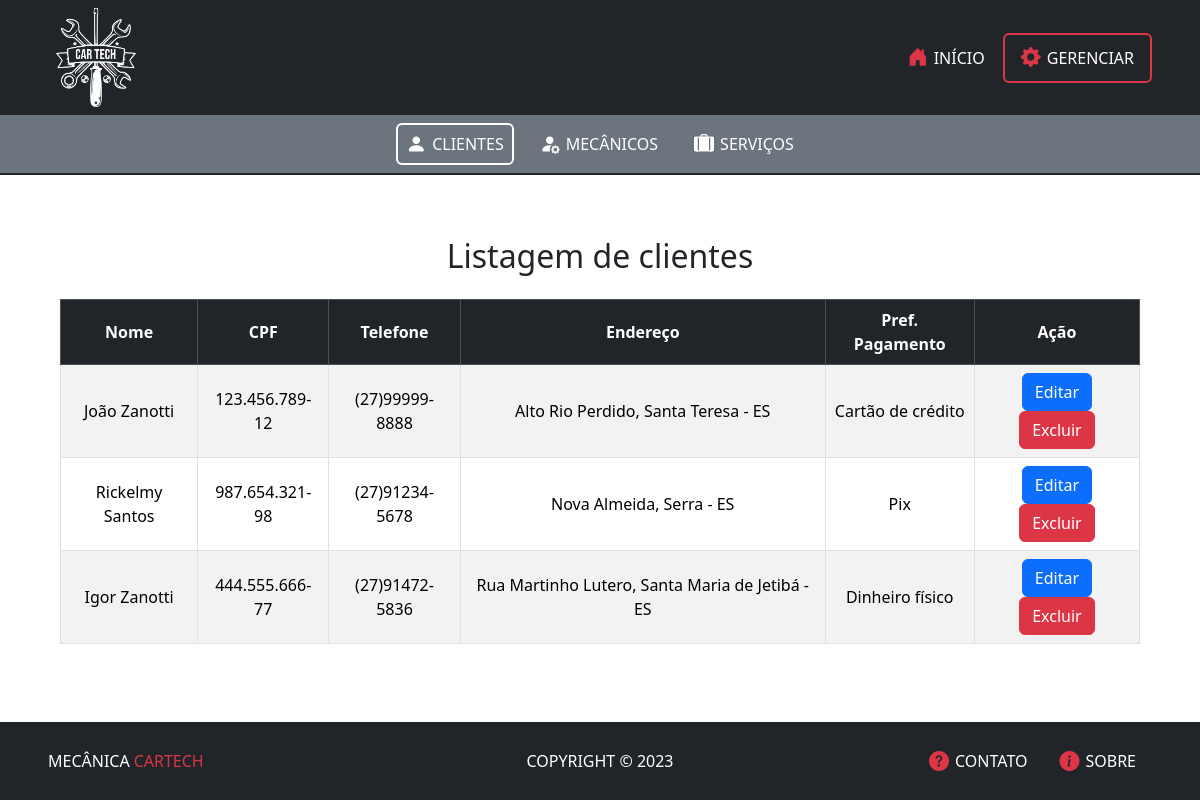
The app's page /view/cliente/listagem-cliente.php with its own data.
### tables this page shows
CREATE TABLE `pessoas` (
  `id_pessoa` int(11) NOT NULL,
  `nome` varchar(50) NOT NULL,
  `cpf` varchar(14) NOT NULL,
  `telefone` varchar(14) NOT NULL,
  `endereco` varchar(100) NOT NULL
);

CREATE TABLE `clientes` (
  `id_cliente` int(11) NOT NULL,
  `formaPagamento` varchar(50) NOT NULL
);

### control/ClienteControl.class.php (called while the page is built, shortened)
<?php
class ClienteControl {
    private $conexao;
    function __construct($conexao) {
        $this->conexao = $conexao;
    }
    public function listarObj() {
        $sql = "SELECT * FROM clientes";
        $result = $this->conexao->query($sql);
        $clientes = array();
        if ($result->num_rows > 0) {
            while ($row = $result->fetch_assoc()) {
                $clientes[] = $row;
            }
        }
        $sql = "SELECT * FROM pessoas";
        $result = $this->conexao->query($sql);
        $pessoas = array();
        if ($result->num_rows > 0) {
            while ($row = $result->fetch_assoc()) {
                foreach ($clientes as $cliente) {
                    if ($row['id_pessoa'] == $cliente['id_cliente']) {
                        $pessoas[] = $row;
                    }
                }
            }
        }
        if (count($clientes) != 0 && count($pessoas) != 0) {
            $clientesPessoas = array();
            for ($i = 0; $i < count($pessoas); $i++) {
                $clientesPessoas[$i] = new Cliente(
                    $pessoas[$i]['nome'],
                    $pessoas[$i]['cpf'],
                    $pessoas[$i]['telefone'],
                    $pessoas[$i]['endereco'],
                    $clientes[$i]['formaPagamento']);
                $clientesPessoas[$i]->setId($pessoas[$i]['id_pessoa']);
            }
            return $clientesPessoas;
        }
        return null;
    }
}
?>

### model/Database.class.php (called while the page is built, shortened)
<?php
class Database {
    private $host;
    private $username;
    private $password;
    private $database;
    private $connection;
    public function __construct($host, $username, $password, $database) {
        $this->host = $host;
        $this->username = $username;
        $this->password = $password;
        $this->database = $database;
    }
    private function connect() {
        $this->connection = new mysqli($this->host, $this->username, $this->password, $this->database);
    }
    public function query($sql) {
        return $this->connection->query($sql);
    }
}
?>

### model/Pessoa.class.php (called while the page is built, shortened)
<?php
class Pessoa {
    private $id_pessoa;
    private $nome;
    private $cpf;
    private $telefone;
    private $endereco;
    function __construct($nome = "", $cpf = "", $telefone = "", $endereco = "") {
        $this->nome = $nome;
        $this->cpf = $cpf;
        $this->telefone= $telefone;
        $this->endereco= $endereco;
    }
    function getId() {
        return $this->id_pessoa;
    }
    function setId($id_pessoa) {
        return $this->id_pessoa = $id_pessoa;
    }
    function getNome() {
        return $this->nome;
    }
    function getCpf() {
        return $this->cpf;
    }
    function getTelefone() {
        return $this->telefone;
    }
    function getEndereco() {
        return $this->endereco;
    }
}
?>

### model/Cliente.class.php (called while the page is built, shortened)
<?php
require_once 'Pessoa.class.php';
class Cliente extends Pessoa {
    private $formaPagamento;
    function __construct($nome = "", $cpf = "", $telefone = "", $endereco = "", $formaPagamento = "") {
        $this->formaPagamento = $formaPagamento;
    }
    function getPagamento() {
        return $this->formaPagamento;
    }
}
?>

### view/cliente/listagem-cliente.php (the view, shortened to what this page needs)
<?php
require_once '../../control/public.php';
require_once '../../control/funcoes.php';
echo criaHeader("Clientes");
?>
<main class="d-flex flex-column align-items-center justify-content-center flex-grow-1 my-4">
   <h2 class="mb-4">Listagem de clientes</h2>
   <?php
      $vetClientes = $clienteControl->listarObj();
      if ($vetClientes != null) {
         echo '<table class="table table-bordered table-striped table-hover text-center align-middle" style="width: 90%;">
                  <thead class="table-dark align-middle">
                     <tr>
                        <th>Nome</th>
                        <th>CPF</th>
                        <th>Telefone</th>
                        <th>Endereço</th>
                        <th>Pref. Pagamento</th>
                        <th>Ação</th>
                     </tr>
                  </thead>
                  <tbody>';
            $vetClientes = $clienteControl->listarObj();
            foreach ($vetClientes as $cliente) {
               echo '<tr>
                        <td>'.$cliente->getNome().'</td>
                        <td>'.$cliente->getCpf().'</td>
                        <td>'.$cliente->getTelefone().'</td>
                        <td>'.$cliente->getEndereco().'</td>
                        <td>'.$cliente->getPagamento().'</td>
                        <td>
                           <a href="../localizar.php?url=cliente&id='.$cliente->getId().'" class="btn btn-primary">Editar</a>
                           <a href="../excluir.php?url=cliente&id='.$cliente->getId().'" class="btn btn-danger">Excluir</a>
                        </td>
                     </tr>';
            }
            echo '</tbody>
               </table>';
      } else {
         echo '<p>Nenhum cliente encontrado.</p>';
      }
   ?>
</main>
<?php
echo criaFooter();
?>

### records on screen
pessoas: nome "João Zanotti", cpf "123.456.789-12", telefone "(27)99999-8888", endereco "Alto Rio Perdido, Santa Teresa - ES"
clientes: formaPagamento "Cartão de crédito"
pessoas: nome "Rickelmy Santos", cpf "987.654.321-98", telefone "(27)91234-5678", endereco "Nova Almeida, Serra - ES"
clientes: formaPagamento "Pix"
pessoas: nome "Igor Zanotti", cpf "444.555.666-77", telefone "(27)91472-5836", endereco "Rua Martinho Lutero, Santa Maria de Jetibá - ES"
clientes: formaPagamento "Dinheiro físico"
